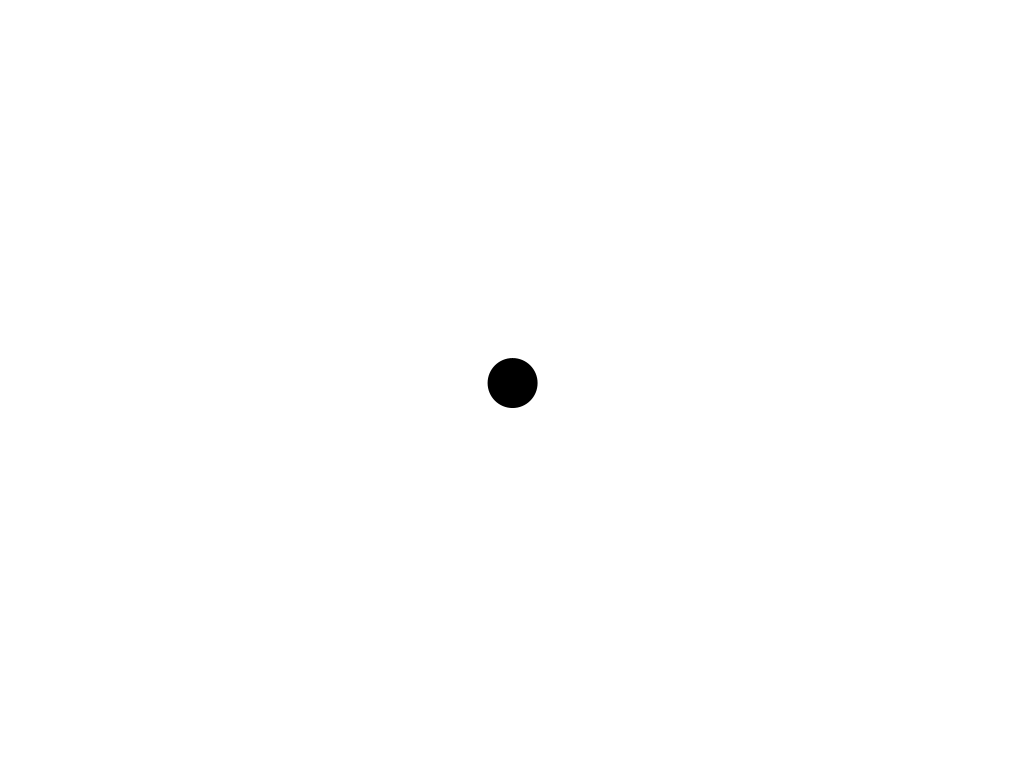
Frame 1 (no input)
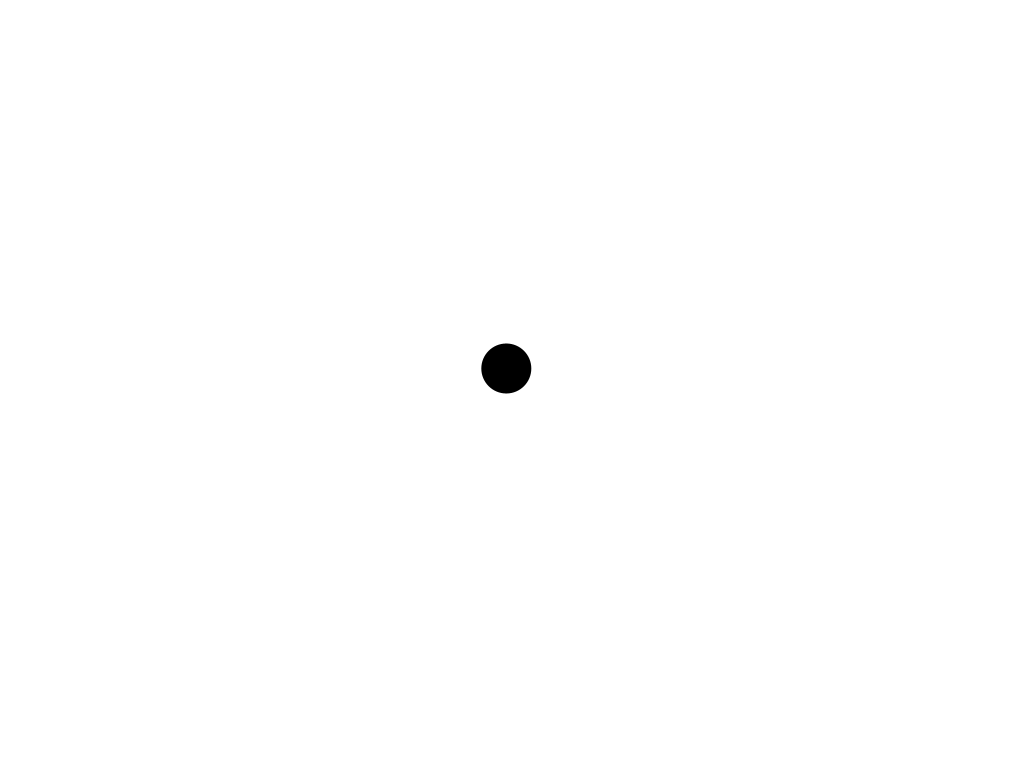
Frame 60 (the mouse pressed at the canvas centre just before this capture)
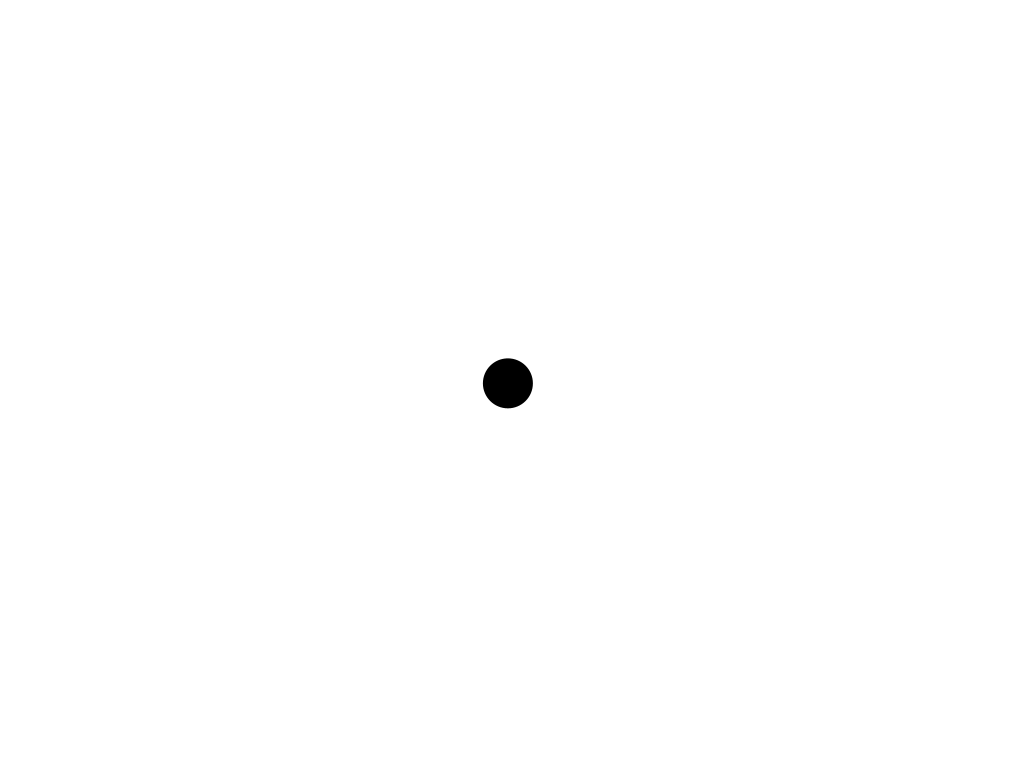
Frame 120 (the mouse held since frame 60 and released just before this capture)

The Processing sketch that drew these frames (run headless with seeded random() and noise(); from frame 60 on, the mouse is pressed at the canvas centre):

// Processing sketch: VectorAdd
// ── VectorAdd.pde
PVector mCirclePosition;
PVector mDirection;

void setup() {
  size(1024, 768);
  mCirclePosition = new PVector();
  mCirclePosition.x = width / 2;
  mCirclePosition.y = height / 2;
  
  mDirection = new PVector();
  mDirection.set(1, 2);
}

void draw() {
  background(255);
  noStroke();
  fill(0);
  
  mDirection.x = random(-2, 2);
  mDirection.y = random(-2, 2);
  
  mCirclePosition.add(mDirection);
  // same as
  // mCirclePostion.x += mDirection.x;
  // mCirclePostion.y += mDirection.y;
  circle(mCirclePosition.x, mCirclePosition.y, 50);
}
